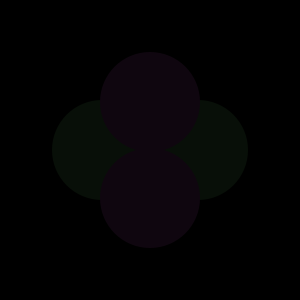
Frame 1 (no input)
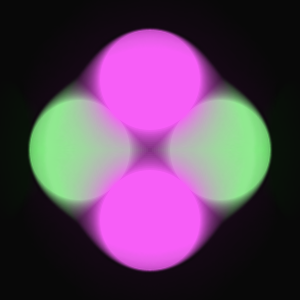
Frame 60 (the mouse pressed at the canvas centre just before this capture)
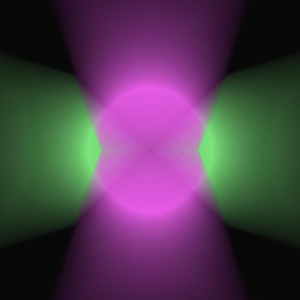
Frame 120 (the mouse held since frame 60 and released just before this capture)

The Processing sketch that drew these frames (run headless with seeded random() and noise(); from frame 60 on, the mouse is pressed at the canvas centre):

// Processing sketch: ball_illusion
// ── ball_illusion.pde
int x, vx;
int y, vy;
PImage offscr;

void setup() {
  size(300, 300);
  background(0);

  x = 100;
  vx = 2;
  y = 100;
  vy = 2;  
  offscr = createImage(width, height, RGB);
}

void draw() {
  x += vx;
  if (x < 50 || x > width - 50) { vx = -vx; }
  y += vy;
  if (y < 50 || y > width - 50) { vy = -vy; }
  
  loadPixels();
  offscr.pixels = pixels;
  offscr.updatePixels();

  background(0);
  noStroke();
  fill(128, 255, 128);
  ellipse(x, 150, 100, 100);
  ellipse(width-x,150, 100, 100);
  fill(255,100,255);
  ellipse(150,y,100,100);
  ellipse(150,width-y,100,100);
  tint(255, 240);
  image(offscr, -3, -3, width + 6, height + 6);
}
